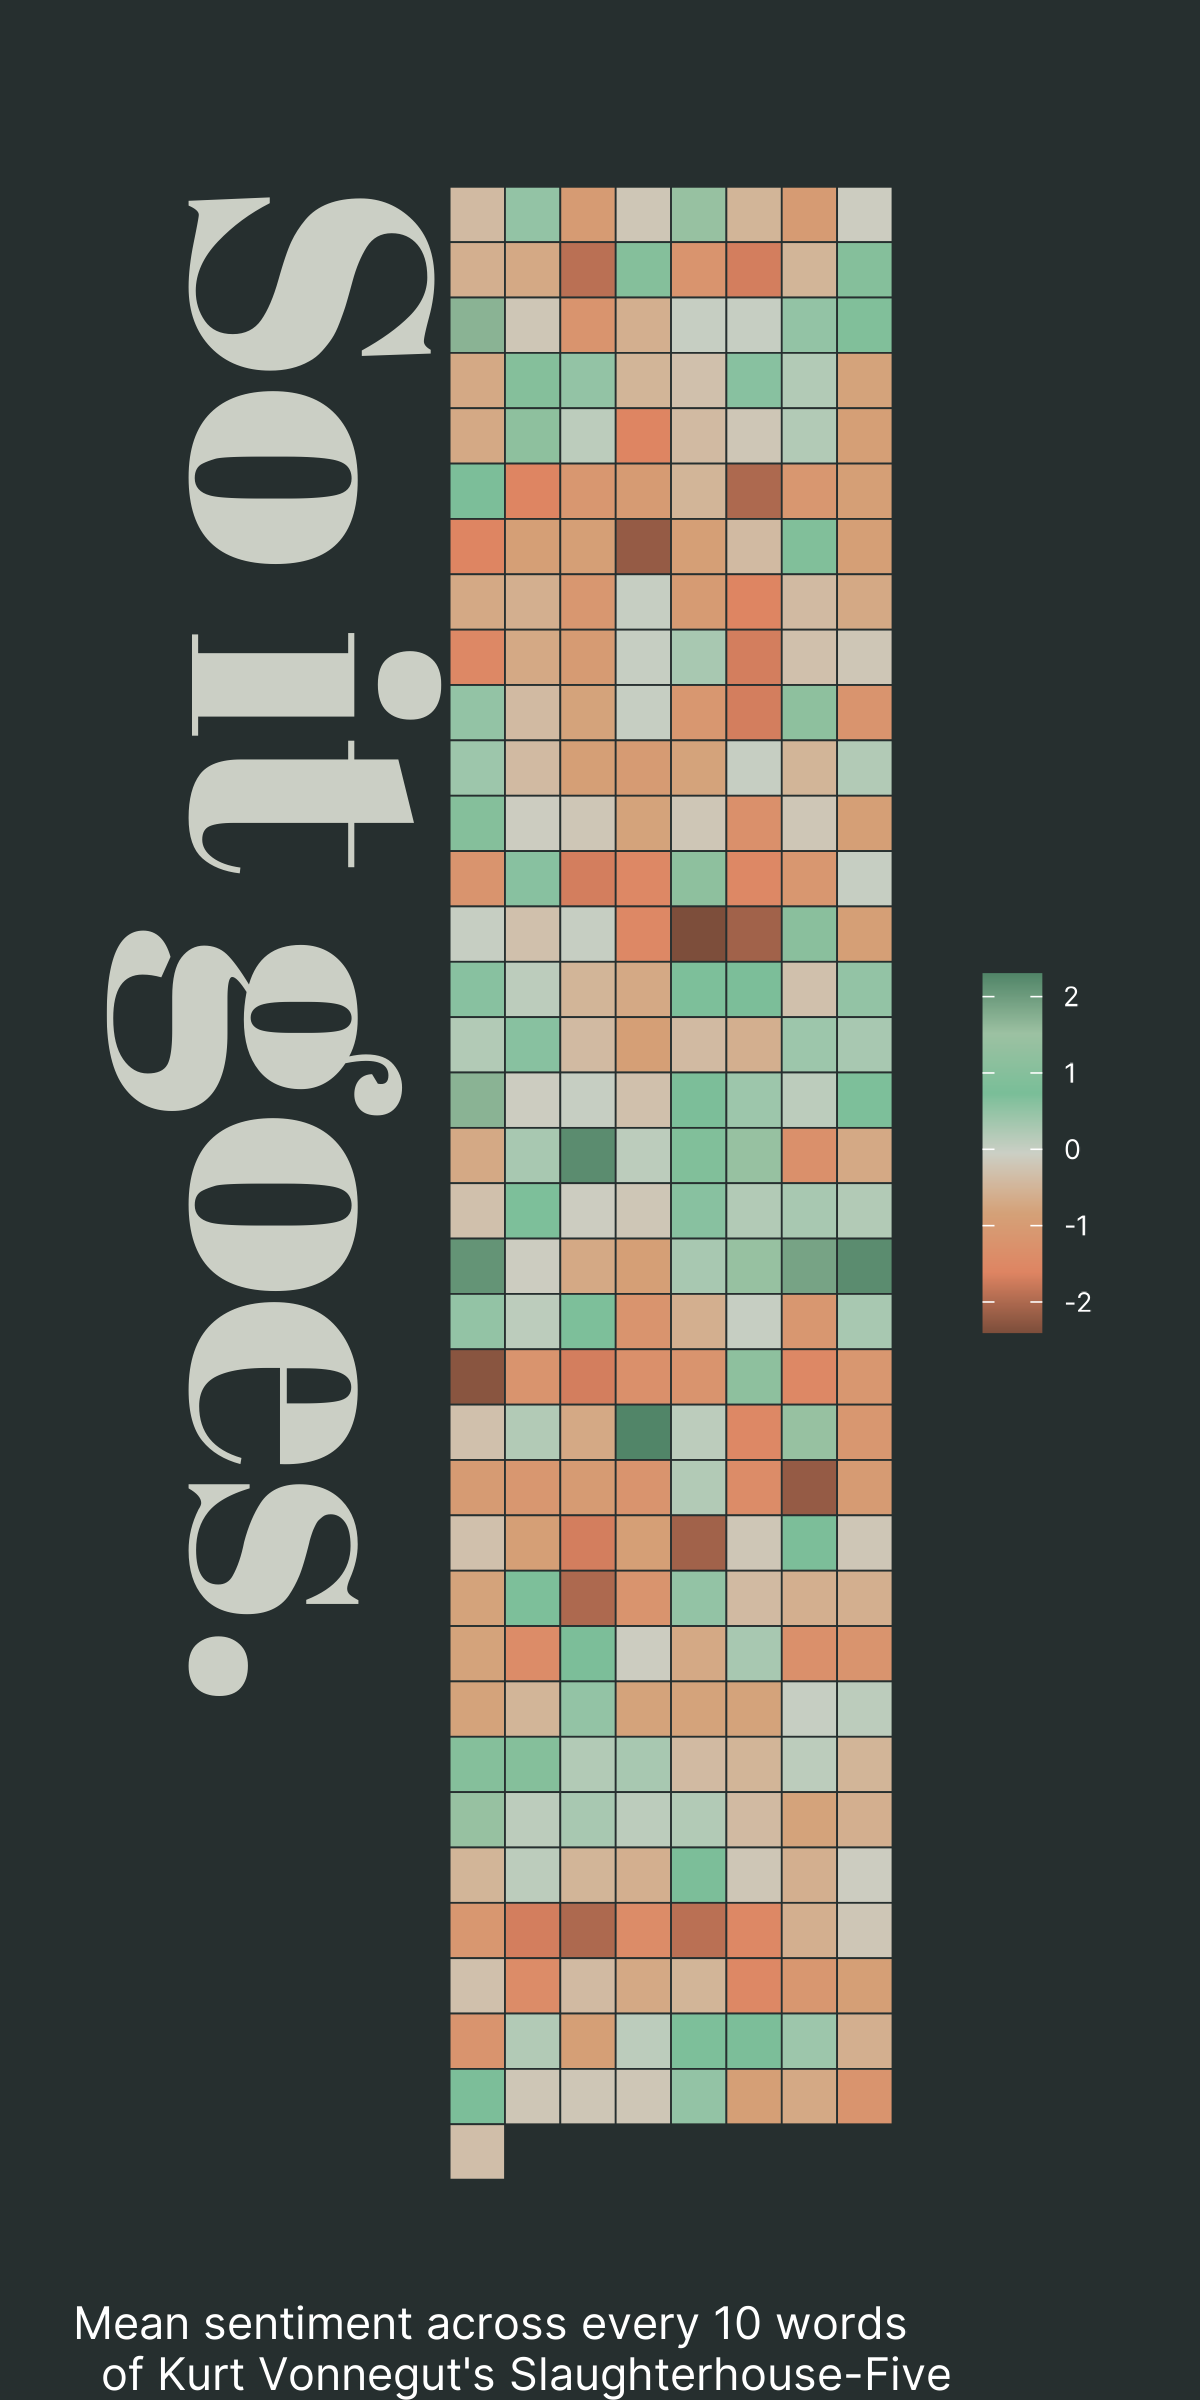

Here is the R script that generated this plot:
# day 23: tiles
# sentiment analysis of slaughterhouse-five

setwd(dirname(rstudioapi::getActiveDocumentContext()$path))

library(dplyr)
library(ggplot2)
library(showtext)
library(pdftools)
library(tidytext)
library(showtext)

font_add_google(name = 'Inter', bold.wt = 600, family = 'Inter')
font_add_google(name = 'Abril Fatface', bold.wt = 600, family = 'Abril')
showtext_auto()


# https://content.ikon.mn/banners/2015/4/9/1471/Vonnegut_-_Cat_s_Cradle.pdf
# https://antilogicalism.com/wp-content/uploads/2018/04/slaughterhouse-five.pdf

file <- 'slaughterhouse-five.pdf'
#file <- 'Vonnegut_Cats_Cradle.pdf'
text <- pdf_text(file)
text <- as.data.frame(text)

# unnest, get sentiments
# using afinn to get numerical values
text_tokens <- text |>
  unnest_tokens(word, text) |>
  #count(word, sort = TRUE) |>
  #filter(!word %in% stop_words$word) |>
  inner_join(get_sentiments("afinn")) |>
  mutate(index = row_number()) 

# add index every 10 rows
text_tokens$index_10 <- c(0, rep(1:(nrow(text_tokens)-1)%/%10))
text_sum <- text_tokens |>
  # absolute values
  mutate(value_abs = abs(value)) |>
  group_by(index_10) |>
  mutate(word_max = word[which.max(value_abs)]) |>
  group_by(index_10, word_max) |>
  summarise(mean_val = mean(value)) 

library(ggwaffle)
text_waffle <- waffle_iron(text_sum, aes_d(group = index_10))

text_plot <- cbind(text_sum, text_waffle)

title_df <- tibble(text = 'So it goes.',
                   x = -2,
                   y = -1)

colors <- c(      "#7d4e3b", 
                  "#de8462", 
                  "#d4a178", 
                  "#cbcfc5", 
                  "#79be98", 
                  "#9cc1a2",
                  "#518568"
)


ggplot() +
  geom_tile(data = text_plot,
            aes(x = y, y = x, fill = mean_val),
            color='#262F2F', linewidth=.2) +
  geom_text(data = title_df, aes(x = x, y = y, label = text), 
            angle = -90, hjust = -.05, size = 90,
            family = 'Abril', fontface = 'bold',
            color = '#cbcfc5') +
  scale_fill_gradientn(colors = colors) +
  labs(caption = "Mean sentiment across every 10 words\nof Kurt Vonnegut's Slaughterhouse-Five") +
  xlim(c(-5, 9)) +
  scale_y_reverse() +
  coord_equal() +
  theme_void() +
  theme(legend.position = "right",
        legend.title = element_blank(),
        legend.text = element_text(color = 'white', size = 20,
                                   family = 'Inter'),
        plot.caption = element_text(family = 'Inter', color = 'white', 
                                    size = 34, lineheight = .3, hjust=-1.7),
        plot.background = element_rect(fill = '#262F2F', color=NA),
        legend.key.width = unit(dev.size()[1] / 20, "inches"))

ggsave('day_23_tiles.png', height = 8, width = 4)

## plotly ####
library(plotly)
a <- ggplot() +
  geom_tile(data = text_plot,
            aes(x = y, y = x, fill = mean_val, text = word_max)) +
  scale_fill_gradientn(colors = colors,
                       name = 'Mean sentiment\n / 10 words') +
  scale_y_reverse() +
  labs(title = 'Sentiment analysis per 10 words in Slaughterhouse-Five') +
  coord_fixed(.3) +
  theme_void() +
  theme(legend.position = "right",
        legend.title = element_text(color = 'black'),
        legend.key.width = unit(dev.size()[1] / 30, "inches"))



ggplotly(a, tooltip = c("text")) |>
  layout(annotations = 
           list(x = .0, y = 1, text = "Word displayed when hovering over each cell is the most emotionally charged in that set of 10", 
                showarrow = F, xref='paper', yref='paper', 
                xanchor='left', yanchor='auto', xshift=0, yshift=0,
                font=list(size=15, color="black"))
  )
